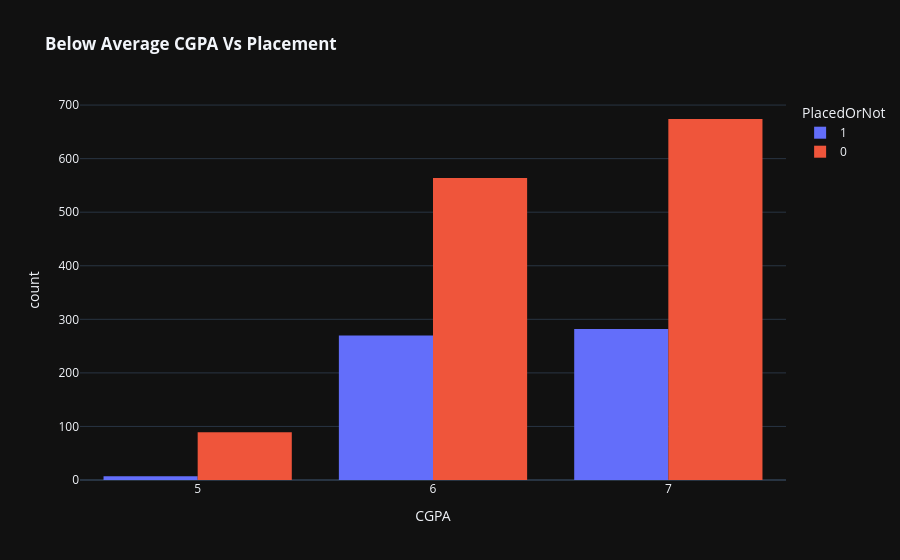

Notebook code cell kept with this figure:
### Code cell
fig = px.histogram(data_frame = cgpa_below_avg,
                   x = 'CGPA',
                   color='PlacedOrNot',
                   title = "<b>Below Average CGPA Vs Placement</b>",
                   template='plotly_dark', barmode='group')

fig.update_layout(bargap=0.2)

fig.show()

### Figure 1 — Plotly figure (JSON) as saved in the notebook; plotly's stock layout.template omitted (floating-point values rounded to 4 significant figures; data arrays with more than 128 entries replaced by an {"elided": "..."} marker saying what was removed)
{"data": [{"alignmentgroup": "True", "bingroup": "x", "hovertemplate": "PlacedOrNot=1<br>CGPA=%{x}<br>count=%{y}<extra></extra>", "legendgroup": "1", "marker": {"color": "#636efa", "pattern": {"shape": ""}}, "name": "1", "offsetgroup": "1", "orientation": "v", "showlegend": true, "type": "histogram", "x": {"elided": "559 int values"}, "xaxis": "x", "yaxis": "y"}, {"alignmentgroup": "True", "bingroup": "x", "hovertemplate": "PlacedOrNot=0<br>CGPA=%{x}<br>count=%{y}<extra></extra>", "legendgroup": "0", "marker": {"color": "#EF553B", "pattern": {"shape": ""}}, "name": "0", "offsetgroup": "0", "orientation": "v", "showlegend": true, "type": "histogram", "x": {"elided": "1327 int values"}, "xaxis": "x", "yaxis": "y"}], "layout": {"bargap": 0.2, "barmode": "group", "legend": {"title": {"text": "PlacedOrNot"}, "tracegroupgap": 0}, "title": {"text": "<b>Below Average CGPA Vs Placement</b>"}, "xaxis": {"anchor": "y", "domain": [0, 1], "title": {"text": "CGPA"}}, "yaxis": {"anchor": "x", "domain": [0, 1], "title": {"text": "count"}}}}
